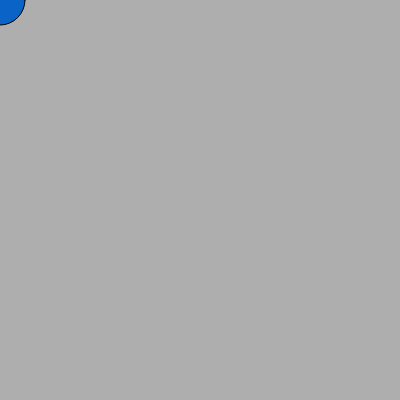
Frame 1 (no input)
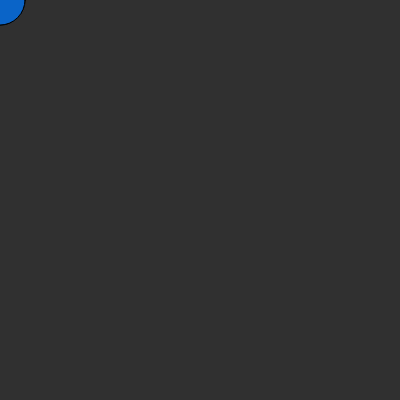
Frame 60 (no input)
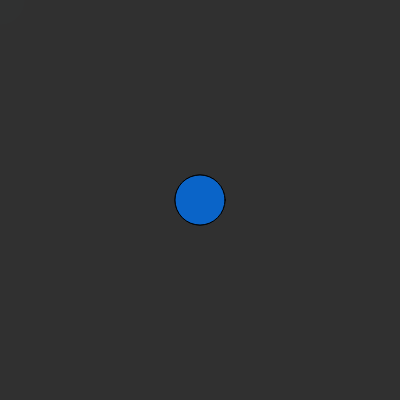
Frame 120 (the mouse pressed at the canvas centre since frame 60)

The p5.js sketch that drew these frames (run headless with seeded random() and noise() and a simulated clock; from frame 60 on, the mouse is pressed at the canvas centre):

// p5.js sketch
// ── sketch.js
function setup() {
    createCanvas(400, 400);
    console.log("Check, Check");
}

function draw() {
    background(50, 100);
    fill(10, 100, 200);
    ellipse(mouseX, mouseY, 50, 50);
}
